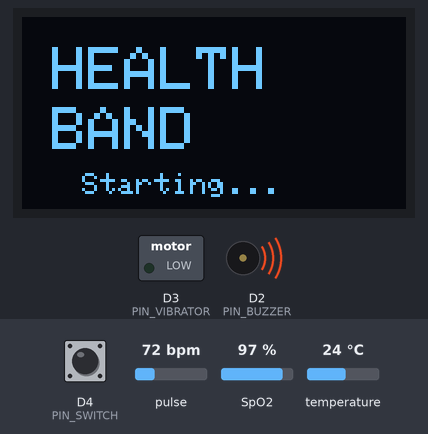
The sketch below on a simulated Arduino Nano 33 IoT. Shown: 128×64 one-colour display, switched loads named in the sketch (green lamp = pin HIGH), buzzer (waves = sounding, pin HIGH). Inputs (shaded band) come from the test bench; at power-on: D4 (PIN_SWITCH) HIGH, pulse 72 bpm, SpO2 97 %, temperature 24 °C. Nothing arrives over Bluetooth unless stated; a phone connects over Bluetooth LE 3 s after start.

Above: at 3.4 s.
4.9 s: D4 (PIN_SWITCH) pulled LOW for 3.2 s
At 5.42 s:
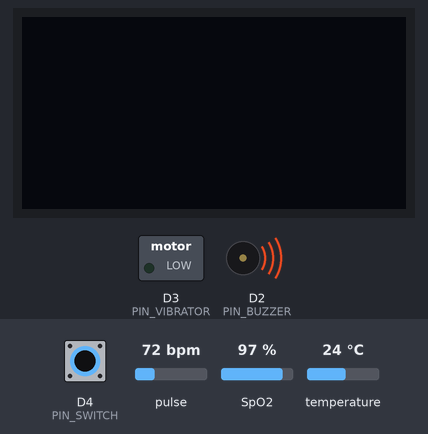
At 6.95 s:
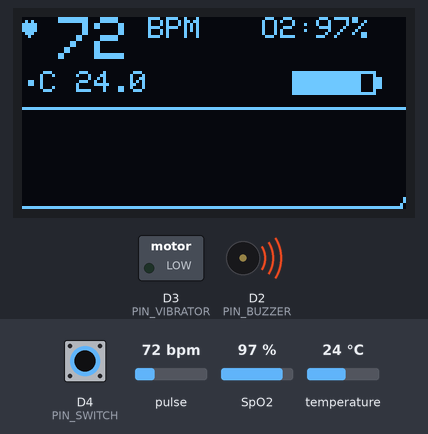
8.7 s: D4 (PIN_SWITCH) pulled LOW for 1 s
At 10.02 s:
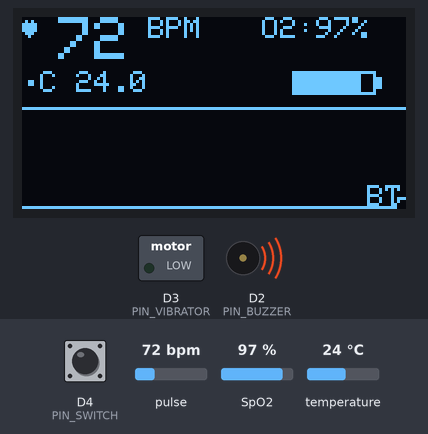
Timing chart, 0 to 12.3 s (numbered marks = the images above; inputs shaded):
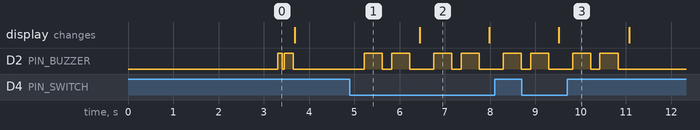

The sketch:

healthband_firmware.ino
```cpp
#include <Wire.h>
#include <Adafruit_GFX.h>
#include <Adafruit_SH110X.h>
#include "MAX30105.h"
#include "heartRate.h"
#include "spo2_algorithm.h"
#include <ArduinoBLE.h>

// nRF52840 Supermini pins
#define PIN_BUZZER    2   // GPIO2 → Active piezo buzzer (warning sounds)
#define PIN_VIBRATOR  3   // GPIO3 → Coin vibration motor 10x2.7mm (haptic alerts)
#define PIN_SWITCH    4   // GPIO4 → Slide switch ON/OFF (INPUT_PULLUP)

// OLED SH1106 display (I2C — SDA/SCL shared with MAX30102)
#define SCREEN_WIDTH  128
#define SCREEN_HEIGHT 64
#define OLED_RESET    -1
#define OLED_ADDRESS  0x3C

Adafruit_SH1106G display(SCREEN_WIDTH, SCREEN_HEIGHT, &Wire, OLED_RESET);

// MAX30102 heart rate, SpO2 and temperature sensor
MAX30105 sensor;

#define BUFFER_SIZE 100
uint32_t redBuffer[BUFFER_SIZE];
uint32_t irBuffer[BUFFER_SIZE];
int32_t  spo2;
int8_t   spo2Valid;
int32_t  bpm;
int8_t   bpmValid;

const byte RATE_SIZE = 4;
byte rates[RATE_SIZE];
byte rateIndex = 0;
long lastBeat = 0;
float beatsPerMinute = 0;

// BLE service and characteristics
BLEService healthService("180D");
BLEFloatCharacteristic charBPM  ("2A37", BLERead | BLENotify);
BLEFloatCharacteristic charSpO2 ("2A5F", BLERead | BLENotify);
BLEFloatCharacteristic charTemp ("2A1C", BLERead | BLENotify);
BLEIntCharacteristic   charAlert("2A3F", BLERead | BLENotify);

// Alert thresholds
#define BPM_MIN   50
#define BPM_MAX   120
#define SPO2_MIN  90
#define TEMP_MAX  37.8
#define TEMP_MIN  35.0

// Pulse graph buffer (full display width)
#define GRAPH_WIDTH  128
#define GRAPH_HEIGHT 16
int graphBuffer[GRAPH_WIDTH];
int graphIndex = 0;

float currentTemp = 0;
unsigned long lastRead = 0;
unsigned long lastDisplayUpdate = 0;
bool bleConnected = false;
int batteryLevel = 85;

void setup() {
  Serial.begin(115200);

  // PIN_BUZZER → Active piezo buzzer
  // PIN_VIBRATOR → Coin vibration motor
  // PIN_SWITCH → Slide switch (HIGH = OFF)
  pinMode(PIN_BUZZER,   OUTPUT);
  pinMode(PIN_VIBRATOR, OUTPUT);
  pinMode(PIN_SWITCH,   INPUT_PULLUP);
  digitalWrite(PIN_BUZZER,   LOW);
  digitalWrite(PIN_VIBRATOR, LOW);

  // OLED SH1106 display init
  if (!display.begin(OLED_ADDRESS, true)) {
    Serial.println("OLED not found");
    while (true);
  }
  display.clearDisplay();
  showWelcome();
  delay(2000);

  // MAX30102 sensor init
  if (!sensor.begin(Wire, I2C_SPEED_FAST)) {
    Serial.println("MAX30102 not found");
    showError("Sensor missing");
    while (true);
  }
  sensor.setup();
  sensor.setPulseAmplitudeRed(0x0A);
  sensor.setPulseAmplitudeGreen(0);

  for (int i = 0; i < BUFFER_SIZE; i++) {
    while (!sensor.available()) sensor.check();
    redBuffer[i] = sensor.getRed();
    irBuffer[i]  = sensor.getIR();
    sensor.nextSample();
  }

  for (int i = 0; i < GRAPH_WIDTH; i++) graphBuffer[i] = 0;

  // ArduinoBLE init
  if (!BLE.begin()) {
    Serial.println("BLE failed");
    showError("BLE failed");
    while (true);
  }
  BLE.setLocalName("HealthBand");
  BLE.setAdvertisedService(healthService);
  healthService.addCharacteristic(charBPM);
  healthService.addCharacteristic(charSpO2);
  healthService.addCharacteristic(charTemp);
  healthService.addCharacteristic(charAlert);
  BLE.addService(healthService);
  BLE.advertise();

  startupBeep();
}

void loop() {
  // PIN_SWITCH HIGH = band turned off
  if (digitalRead(PIN_SWITCH) == HIGH) {
    shutDown();
    return;
  }

  BLEDevice central = BLE.central();
  bleConnected = central ? true : false;

  if (millis() - lastRead >= 1000) {
    lastRead = millis();
    readSensor();
    checkAlerts();
    updateBLE();
  }

  if (millis() - lastDisplayUpdate >= 500) {
    lastDisplayUpdate = millis();
    drawScreen();
  }
}

void readSensor() {
  for (int i = 25; i < BUFFER_SIZE; i++) {
    redBuffer[i - 25] = redBuffer[i];
    irBuffer[i - 25]  = irBuffer[i];
  }
  for (int i = 75; i < BUFFER_SIZE; i++) {
    while (!sensor.available()) sensor.check();
    redBuffer[i] = sensor.getRed();
    irBuffer[i]  = sensor.getIR();
    sensor.nextSample();
  }

  maxim_heart_rate_and_oxygen_saturation(
    irBuffer, BUFFER_SIZE, redBuffer,
    &spo2, &spo2Valid, &bpm, &bpmValid
  );

  // MAX30102 built-in die temperature (skin temp approximation)
  currentTemp = sensor.readTemperature();

  int normalized = map(constrain(bpm, 40, 180), 40, 180, 0, GRAPH_HEIGHT);
  graphBuffer[graphIndex] = normalized;
  graphIndex = (graphIndex + 1) % GRAPH_WIDTH;
}

void drawScreen() {
  display.clearDisplay();
  display.setTextColor(SH110X_WHITE);

  display.setCursor(0, 0);
  display.print("\x03 ");
  display.setTextSize(2);
  display.print(bpmValid ? String(bpm) : "--");
  display.setTextSize(1);
  display.print(" BPM");

  display.setCursor(80, 0);
  display.print("O2:");
  display.print(spo2Valid ? String(spo2) + "%" : "--%");

  display.setCursor(0, 18);
  display.print("\xF8""C ");
  display.print(currentTemp, 1);
  drawBattery(90, 18, batteryLevel);

  display.drawFastHLine(0, 30, 128, SH110X_WHITE);
  drawGraph();

  display.setCursor(115, 56);
  display.print(bleConnected ? "BT" : "  ");

  display.display();
}

void drawGraph() {
  int yBase = 63;
  for (int x = 0; x < GRAPH_WIDTH - 1; x++) {
    int i1 = (graphIndex + x)     % GRAPH_WIDTH;
    int i2 = (graphIndex + x + 1) % GRAPH_WIDTH;
    display.drawLine(x, yBase - graphBuffer[i1], x + 1, yBase - graphBuffer[i2], SH110X_WHITE);
  }
}

void drawBattery(int x, int y, int level) {
  display.drawRect(x, y, 28, 8, SH110X_WHITE);
  display.fillRect(x + 28, y + 2, 2, 4, SH110X_WHITE);
  display.fillRect(x + 1, y + 1, map(level, 0, 100, 0, 26), 6, SH110X_WHITE);
}

void checkAlerts() {
  int alertCode = 0;

  if (bpmValid && (bpm < BPM_MIN || bpm > BPM_MAX)) {
    alertCode = 1;
    criticalAlert();
  } else if (spo2Valid && spo2 < SPO2_MIN) {
    alertCode = 2;
    criticalAlert();
  } else if (currentTemp > TEMP_MAX) {
    alertCode = 3;
    mediumAlert();
  } else if (currentTemp < TEMP_MIN && currentTemp > 20) {
    alertCode = 4;
    mediumAlert();
  }

  charAlert.writeValue(alertCode);
}

void updateBLE() {
  if (!bleConnected) return;
  charBPM.writeValue((float)bpm);
  charSpO2.writeValue((float)spo2);
  charTemp.writeValue(currentTemp);
}

// PIN_BUZZER + PIN_VIBRATOR → 3 fast beeps (critical health alert)
void criticalAlert() {
  for (int i = 0; i < 3; i++) {
    digitalWrite(PIN_BUZZER,   HIGH);
    digitalWrite(PIN_VIBRATOR, HIGH);
    delay(200);
    digitalWrite(PIN_BUZZER,   LOW);
    digitalWrite(PIN_VIBRATOR, LOW);
    delay(100);
  }
}

// PIN_BUZZER → 2 slow beeps (moderate health alert)
void mediumAlert() {
  for (int i = 0; i < 2; i++) {
    digitalWrite(PIN_BUZZER, HIGH);
    delay(400);
    digitalWrite(PIN_BUZZER, LOW);
    delay(200);
  }
}

// PIN_BUZZER → startup confirmation beep
void startupBeep() {
  digitalWrite(PIN_BUZZER, HIGH); delay(100);
  digitalWrite(PIN_BUZZER, LOW);  delay(50);
  digitalWrite(PIN_BUZZER, HIGH); delay(200);
  digitalWrite(PIN_BUZZER, LOW);
}

void showWelcome() {
  display.clearDisplay();
  display.setTextSize(2);
  display.setTextColor(SH110X_WHITE);
  display.setCursor(10, 10);
  display.println("HEALTH");
  display.setCursor(10, 30);
  display.println("BAND");
  display.setTextSize(1);
  display.setCursor(20, 52);
  display.println("Starting...");
  display.display();
}

void showError(const char* msg) {
  display.clearDisplay();
  display.setTextSize(1);
  display.setTextColor(SH110X_WHITE);
  display.setCursor(0, 20);
  display.println("ERROR:");
  display.println(msg);
  display.display();
}

// PIN_SWITCH HIGH → nRF52840 deep sleep (SoftDevice)
void shutDown() {
  display.clearDisplay();
  display.display();
  digitalWrite(PIN_BUZZER,   LOW);
  digitalWrite(PIN_VIBRATOR, LOW);
  BLE.stopAdvertise();
  sd_power_system_off();
}
```

Measured:
- after the input at 4.9 s, D2 (PIN_BUZZER): LOW → HIGH after 0.32 s, then repeats every 1.5 s: LOW 0.20 s, HIGH 0.40 s, LOW 0.53 s, HIGH 0.40 s
- after the input at 8.7 s, the display: changes after 0.82 s (image 3)
- what the display in image 2 shows lasts 1.6 s, from 6.4 s to 8.0 s
